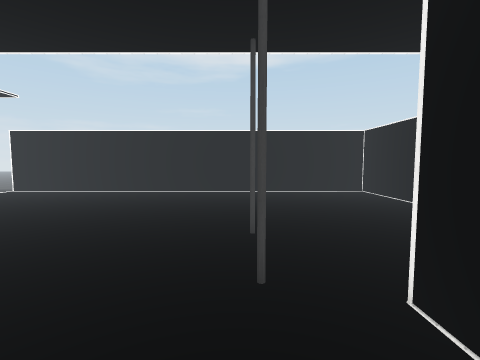
view 1 (above)

16 first-person views from a walk through a Unity game level. The camera is 1.4 m above the floor, tilts 4° down and sees 90° across. Doors are open. The floor is counted in squares, 1 m on a side. Each view is taken from the middle of a square. On the plan, view 1 faces up. The plan holds only what a view shows up to about 13 squares ahead; the rest is blank. The place goes on beyond the plan. The player is left out. Some surface patterns are stand-ins.

view 2
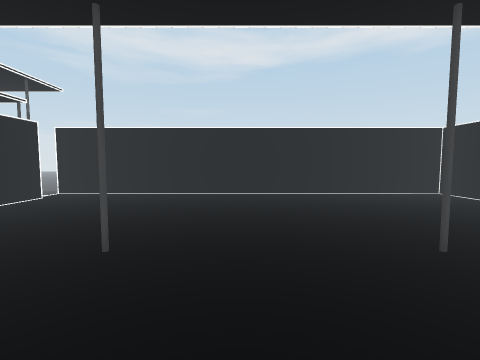

view 3
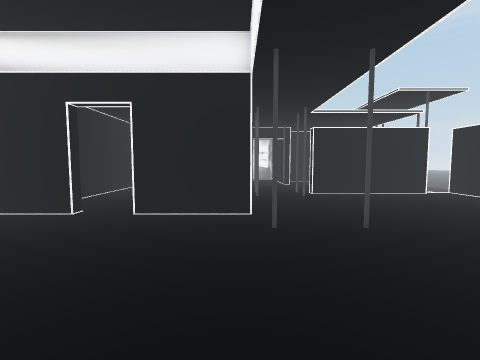

view 4
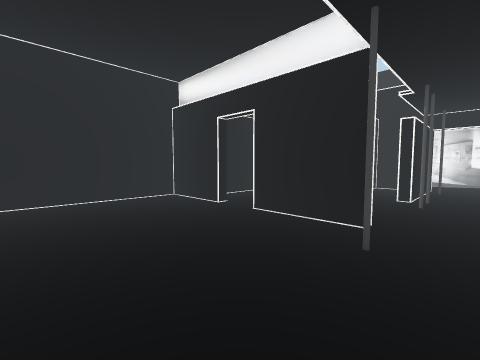

view 5
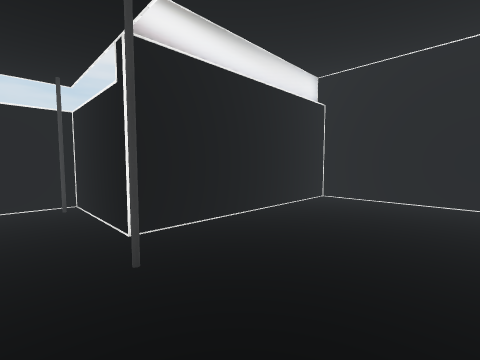

view 6
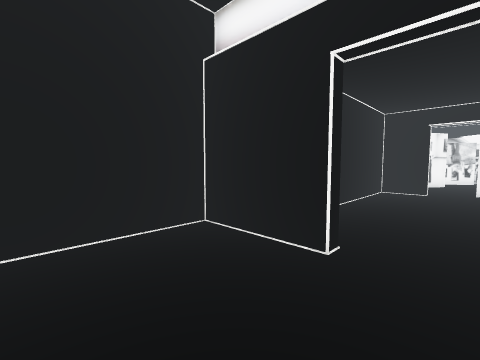

view 7
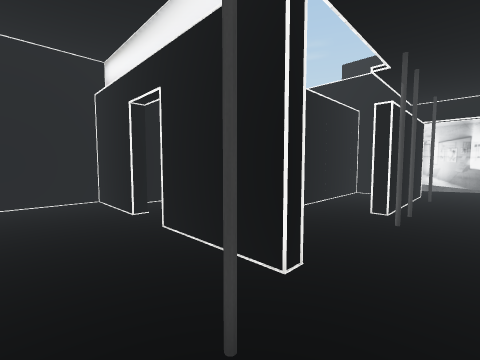

view 8
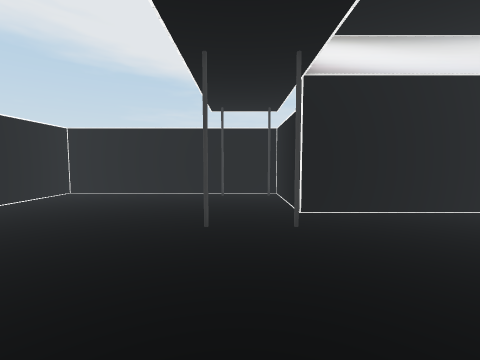

view 9
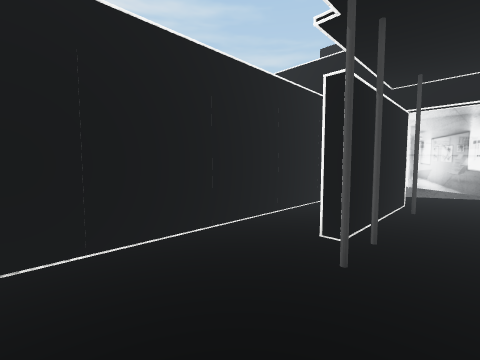

view 10
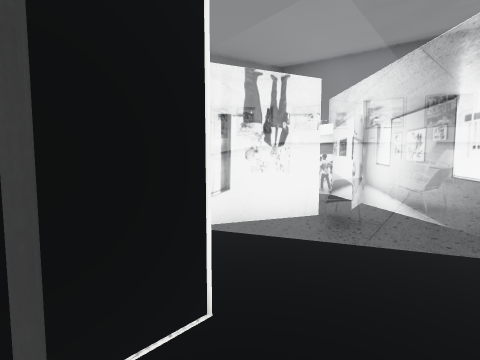

view 11
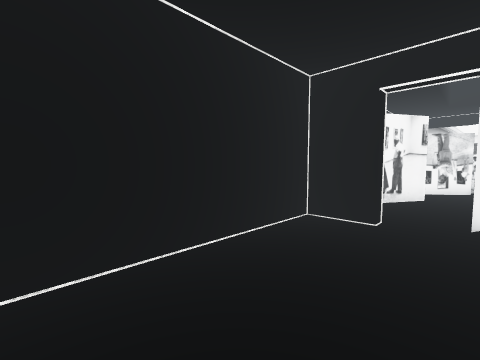

view 12
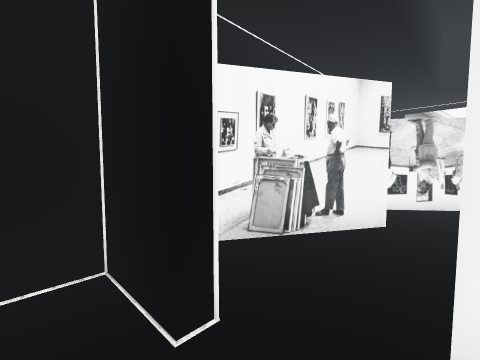

view 13
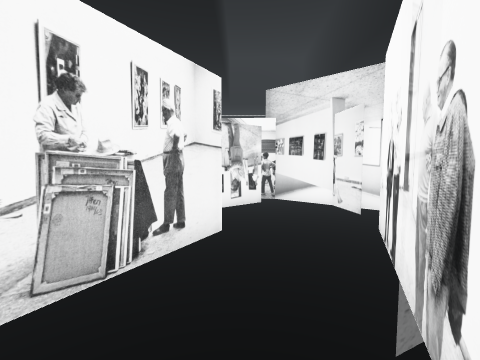

view 14
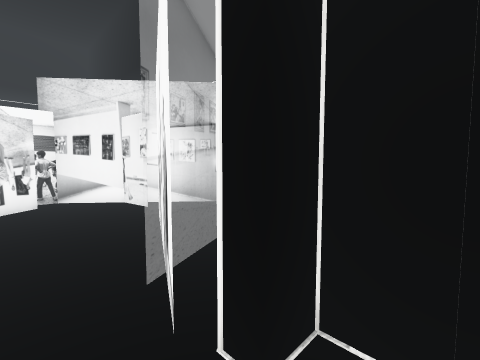

view 15
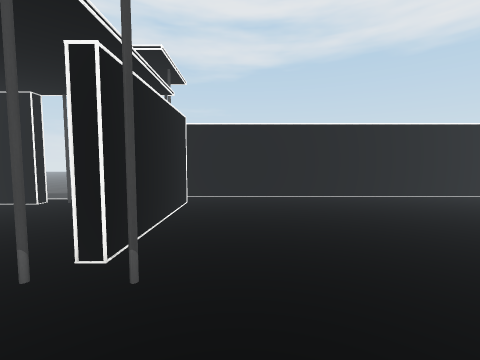

view 16
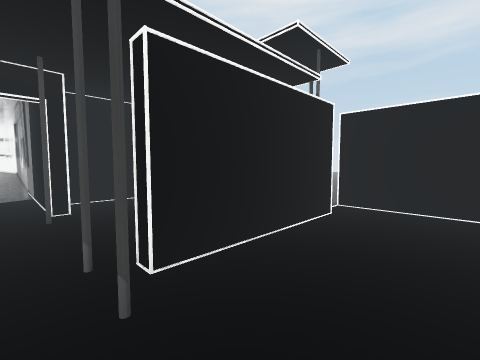

### Floor plan
Points are (right, up) in squares from view 1. A wall is a line through its corners. A room is listed if a view was taken in it or the views show most of it. See-through windows are left out.
Room 1 (views 1, 2, 3, 4, 5, 6, 7, 8, 9, 11, 12, 14, 15, 16)
walls: (-6.5, 1.6) (-6.5, 0.5); (-7, -2.6) (-6.5, -2.6) (-6.5, -4.5); (2.4, 2.3) (5.5, 2.3); (-5.5, -5.7) (1.5, -5.7); (6.1, 2.5) (6.1, 11.5); (1.7, -5.4) (1.7, 1.6); (-10.9, 10.5) (-10.9, 5.4); (-14.5, -0.1) (-8.4, -0.1); (-15.9, 1) (-15.9, 0.5); (-15.9, -0.5) (-15.9, -0.9); (5.5, 11.9) (-10.5, 11.9); (-15.9, -2.6) (-15.9, -4.3) (-7.6, -4.3)
ways out: opening at (-11.3, 4) to room 2; open door at (-11, 11) to room 2; opening at (-15, -2) to room 3; open door at (-16, -3) to room 3; open door at (-16, -1) to room 3; open door at (-7, -3)
objects: other object (-15, 0); other object (-11, 2); other object (-10, 0); black pillar (-10, 3); black pillar (-10, 5); other object (-8, 0); other object (-7, -6) to (-6, -6); other object (-7, 2); black pillar (-5, 3); black pillar (-5, 5); black pillar (0, 3); black pillar (0, 5); other object (1, 2); black pillar (5, 3); black pillar (5, 5)
Room 2 (view 10)
walls: (-17.8, 7.9) (-17.8, 5.6); (-16.6, 10.1) (-17.2, 10.1); (-15.5, 2.3) (-11.4, 2.3); (-19.6, 0.3) (-18.3, -0.3)
ways out: opening at (-11.3, 4) to room 1; open door at (-11, 11) to room 1
objects: other object (-16, 0); other object (-16, 5); other object (-16, 10); other object (-16, 11); black pillar (-15, 3); black pillar (-15, 5); black pillar (-15, 10); black pillar (-12, 3); black pillar (-12, 5); other object (-12, 10); other object (-11, 5); other object (-11, 10); other object (-11, 12); other object (6, 2); other object (6, 12)
Room 3 (view 13)
walls: (-16.4, -2.6) (-15.9, -2.6); (-16.6, -1.1) (-18, -0.5); (-15.9, -0.9) (-16.4, -0.9); (-19.1, -3.2) (-17.5, -4.2)
ways out: opening at (-15, -2) to room 1; open door at (-16, -3) to room 1; open door at (-16, -1) to room 1; opening at (-19, -2) to room 4
Room 4 (no view inside)
walls: (-20.8, -2.3) (-19.1, -3.2); (-22.4, 1.3) (-24, 1.1); (-24.6, -1.2) (-23.2, -2.9); (-23.6, 1.5) (-25.4, -0.6) (-25.4, -1.3); (-18, -0.5) (-21.1, 1)
ways out: opening at (-19, -2) to room 3; opening at (-22, 1) to room 5
Room 5 (no view inside)
walls: (-21.1, 1) (-19.6, 0.3); (-20.9, 4.8) (-23.6, 1.5); (-20.4, 4.9) (-23.2, 4.9)
ways out: opening at (-22, 1) to room 4

Positions as (right, up) in squares from view 1, and headings:
1: (0, 0), facing up
2: (-3, 1), facing up
3: (0, 2), facing left
4: (-1, 4), facing down-left
5: (-3, 4), facing down-right
6: (-3, -1), facing down-left
7: (-4, 4), facing down-left
8: (-5, 4), facing right
9: (-7, 4), facing down-left
10: (-15, 4), facing down-left
11: (-10, -1), facing down-left
12: (-15, -1), facing down-left
13: (-16, -2), facing left
14: (-15, -2), facing up-left
15: (-9, 2), facing up
16: (-8, 4), facing up-left
